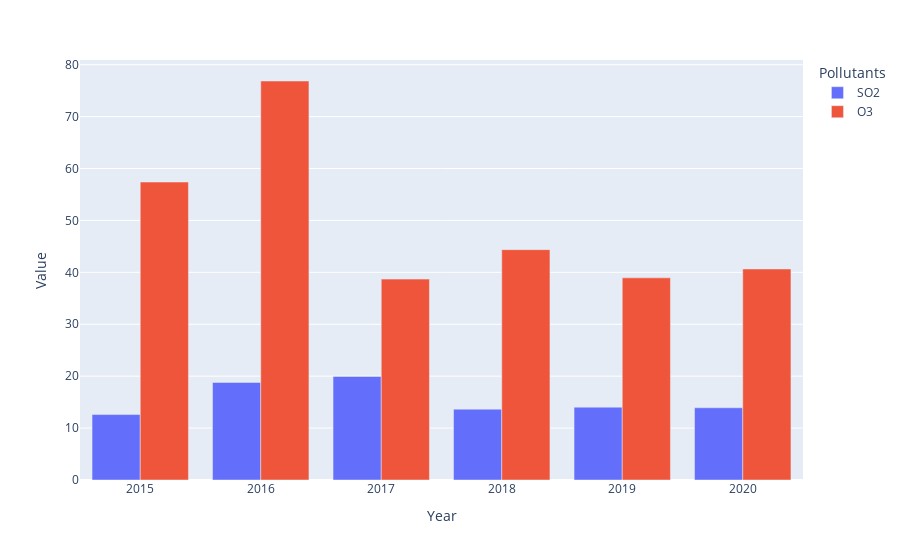

Notebook cell for this chart:
### Code cell
dfx_long = dfx.melt(id_vars='Year', value_vars=dfx.columns[0:], var_name='Pollutants', value_name='Value')

px.bar(dfx_long, x='Year', y='Value', color='Pollutants', barmode='group')

### Figure 1 — Plotly figure (JSON) as saved in the notebook; plotly's stock layout.template omitted (floating-point values rounded to 4 significant figures)
{"data": [{"alignmentgroup": "True", "hovertemplate": "Pollutants=SO2<br>Year=%{x}<br>Value=%{y}<extra></extra>", "legendgroup": "SO2", "marker": {"color": "#636efa", "pattern": {"shape": ""}}, "name": "SO2", "offsetgroup": "SO2", "orientation": "v", "showlegend": true, "textposition": "auto", "type": "bar", "x": [2015, 2016, 2017, 2018, 2019, 2020], "xaxis": "x", "y": [12.61, 18.79, 19.94, 13.64, 14.03, 13.91], "yaxis": "y"}, {"alignmentgroup": "True", "hovertemplate": "Pollutants=O3<br>Year=%{x}<br>Value=%{y}<extra></extra>", "legendgroup": "O3", "marker": {"color": "#EF553B", "pattern": {"shape": ""}}, "name": "O3", "offsetgroup": "O3", "orientation": "v", "showlegend": true, "textposition": "auto", "type": "bar", "x": [2015, 2016, 2017, 2018, 2019, 2020], "xaxis": "x", "y": [57.4, 76.86, 38.69, 44.37, 38.94, 40.65], "yaxis": "y"}], "layout": {"barmode": "group", "legend": {"title": {"text": "Pollutants"}, "tracegroupgap": 0}, "margin": {"t": 60}, "xaxis": {"anchor": "y", "domain": [0, 1], "title": {"text": "Year"}}, "yaxis": {"anchor": "x", "domain": [0, 1], "title": {"text": "Value"}}}}
